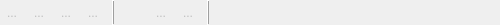
<?xml version="1.0" encoding="UTF-8"?>
<ui version="4.0">
 <class>TableToolBar</class>
 <widget class="QWidget" name="TableToolBar">
  <property name="geometry">
   <rect>
    <x>0</x>
    <y>0</y>
    <width>500</width>
    <height>25</height>
   </rect>
  </property>
  <property name="windowTitle">
   <string>Form</string>
  </property>
  <layout class="QGridLayout" name="gridLayout">
   <property name="leftMargin">
    <number>0</number>
   </property>
   <property name="topMargin">
    <number>0</number>
   </property>
   <property name="rightMargin">
    <number>0</number>
   </property>
   <property name="bottomMargin">
    <number>0</number>
   </property>
   <property name="horizontalSpacing">
    <number>0</number>
   </property>
   <property name="verticalSpacing">
    <number>3</number>
   </property>
   <item row="0" column="0">
    <layout class="QHBoxLayout" name="horizontalLayout">
     <property name="spacing">
      <number>3</number>
     </property>
     <item>
      <widget class="QToolButton" name="btnAdd">
       <property name="enabled">
        <bool>false</bool>
       </property>
       <property name="toolTip">
        <string>Добавить элемент</string>
       </property>
       <property name="text">
        <string>...</string>
       </property>
       <property name="icon">
        <iconset resource="../../query_builder_ui/resurses.qrc">
         <normaloff>:/img/itemAdd.png</normaloff>:/img/itemAdd.png</iconset>
       </property>
       <property name="autoRaise">
        <bool>true</bool>
       </property>
      </widget>
     </item>
     <item>
      <widget class="QToolButton" name="btnEdit">
       <property name="enabled">
        <bool>false</bool>
       </property>
       <property name="toolTip">
        <string>Изменить элемент</string>
       </property>
       <property name="text">
        <string>...</string>
       </property>
       <property name="icon">
        <iconset resource="../../query_builder_ui/resurses.qrc">
         <normaloff>:/img/itemEdit.png</normaloff>:/img/itemEdit.png</iconset>
       </property>
       <property name="autoRaise">
        <bool>true</bool>
       </property>
      </widget>
     </item>
     <item>
      <widget class="QToolButton" name="btnAddGroup">
       <property name="enabled">
        <bool>false</bool>
       </property>
       <property name="toolTip">
        <string>Добавить группу</string>
       </property>
       <property name="text">
        <string>...</string>
       </property>
       <property name="icon">
        <iconset resource="../../query_builder_ui/resurses.qrc">
         <normaloff>:/img/addGroup.png</normaloff>:/img/addGroup.png</iconset>
       </property>
       <property name="autoRaise">
        <bool>true</bool>
       </property>
      </widget>
     </item>
     <item>
      <widget class="QToolButton" name="btnDelete">
       <property name="enabled">
        <bool>false</bool>
       </property>
       <property name="toolTip">
        <string>Удалить</string>
       </property>
       <property name="text">
        <string>...</string>
       </property>
       <property name="icon">
        <iconset resource="../../query_builder_ui/resurses.qrc">
         <normaloff>:/img/delete.png</normaloff>:/img/delete.png</iconset>
       </property>
       <property name="autoRaise">
        <bool>true</bool>
       </property>
      </widget>
     </item>
     <item>
      <widget class="QLabel" name="separator1">
       <property name="frameShape">
        <enum>QFrame::VLine</enum>
       </property>
       <property name="frameShadow">
        <enum>QFrame::Raised</enum>
       </property>
       <property name="text">
        <string/>
       </property>
      </widget>
     </item>
     <item>
      <widget class="QToolButton" name="btnMoveUp">
       <property name="enabled">
        <bool>false</bool>
       </property>
       <property name="text">
        <string/>
       </property>
       <property name="icon">
        <iconset resource="../../query_builder_ui/resurses.qrc">
         <normaloff>:/img/moveup.png</normaloff>:/img/moveup.png</iconset>
       </property>
       <property name="autoRaise">
        <bool>true</bool>
       </property>
      </widget>
     </item>
     <item>
      <widget class="QToolButton" name="btnMoveDown">
       <property name="enabled">
        <bool>false</bool>
       </property>
       <property name="text">
        <string>...</string>
       </property>
       <property name="icon">
        <iconset resource="../../query_builder_ui/resurses.qrc">
         <normaloff>:/img/movedown.png</normaloff>:/img/movedown.png</iconset>
       </property>
       <property name="autoRaise">
        <bool>true</bool>
       </property>
      </widget>
     </item>
     <item>
      <widget class="QToolButton" name="btnMoveTo">
       <property name="enabled">
        <bool>false</bool>
       </property>
       <property name="text">
        <string>...</string>
       </property>
       <property name="icon">
        <iconset resource="../../query_builder_ui/resurses.qrc">
         <normaloff>:/img/move_to.png</normaloff>:/img/move_to.png</iconset>
       </property>
       <property name="autoRaise">
        <bool>true</bool>
       </property>
      </widget>
     </item>
     <item>
      <widget class="QLabel" name="separator2">
       <property name="frameShape">
        <enum>QFrame::VLine</enum>
       </property>
       <property name="frameShadow">
        <enum>QFrame::Raised</enum>
       </property>
       <property name="text">
        <string/>
       </property>
      </widget>
     </item>
     <item>
      <spacer name="horizontalSpacer">
       <property name="orientation">
        <enum>Qt::Horizontal</enum>
       </property>
       <property name="sizeHint" stdset="0">
        <size>
         <width>40</width>
         <height>20</height>
        </size>
       </property>
      </spacer>
     </item>
    </layout>
   </item>
  </layout>
 </widget>
 <resources>
  <include location="../../query_builder_ui/resurses.qrc"/>
 </resources>
 <connections/>
</ui>
